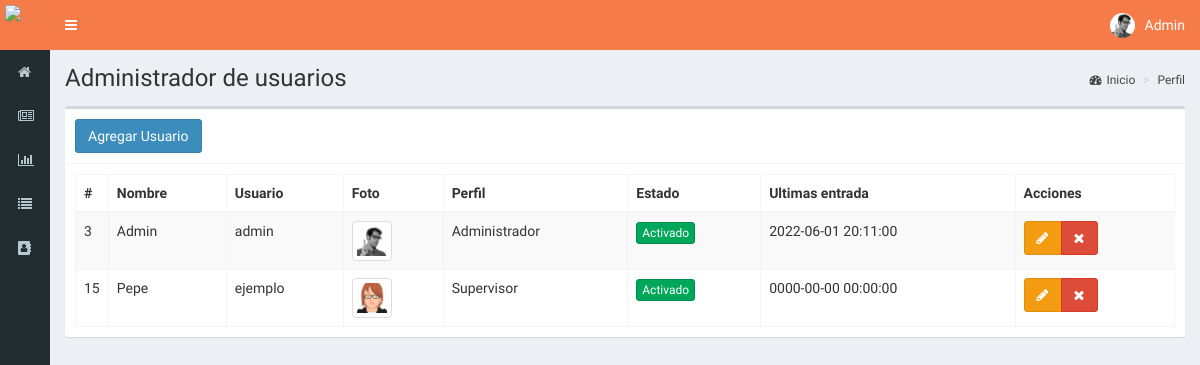
Screenshot of / (signed in) with the database file from the repository.
### tables this page shows
CREATE TABLE `usuario` (
  `id` int(11) NOT NULL,
  `nombre` text NOT NULL,
  `usuario` text NOT NULL,
  `password` text NOT NULL,
  `perfil` text NOT NULL,
  `foto` text NOT NULL,
  `estado` int(11) NOT NULL,
  `ultimo_login` datetime NOT NULL,
  `fecha` timestamp NOT NULL DEFAULT current_timestamp() ON UPDATE current_timestamp()
);

### controladores/plantilla.controlador.php (called while the page is built)
<?php
class ControladorPlantilla{
	static public function ctrPlantilla(){
		include "vistas/plantilla.php";
	}
}

### index.php (called while the page is built, shortened)
<?php
require_once"controladores/plantilla.controlador.php";
require_once"controladores/usuarios.controlador.php";
require_once"controladores/pqrs.controlador.php";
require_once"modelos/usuarios.modelo.php";
$plantilla = new ControladorPlantilla();
$plantilla ->ctrPlantilla();

### controladores/usuarios.controlador.php (called while the page is built, shortened)
<?php
class ControladorUsuarios{
    public static function ctrMostrarUsuarios($item,$valor){
      $tabla ="usuario";
      $respuesta = ModeloUsuarios::mdlMostrarUsuarios($tabla, $item, $valor);
      return $respuesta;
    }
}

### modelos/conexion.php (called while the page is built)
<?php
class Conexion{
    static public function conectar(){
        $link = new PDO("mysql:host=localhost;dbname=adsi","root","");
        $link -> exec("set names utf8");
        return $link;
    }
}

### modelos/usuarios.modelo.php (called while the page is built, shortened)
<?php
require_once "conexion.php";
class ModeloUsuarios{
     public static function mdlMostrarUsuarios($tabla,$item,$valor){
        if($item != null){
            $stmt = Conexion::conectar()->prepare("SELECT * FROM $tabla where $item = :$item");
            $stmt -> bindParam(":".$item,$valor, PDO::PARAM_STR);
            $stmt -> execute();
            return $stmt -> fetch();
        }else{
            $stmt = Conexion::conectar()->prepare("SELECT * FROM $tabla");
            $stmt -> execute();
            return $stmt -> fetchAll();
        }
    }
}

### vistas/modulos/inicio.php (the view, shortened to what this page needs)
<div class="content-wrapper">
    <section class="content-header">
      <h1>
        Administrador de usuarios
      </h1>
      <ol class="breadcrumb">
        <li><a href="#"><i class="fa fa-dashboard"></i>Inicio</a></li>
        <li><a href="#">Perfil</a></li>
      </ol>
    </section>
    <section class="content">
      <div class="box">
        <div class="box-header with-border">
          <button class="btn btn-primary" data-toggle="modal" data-target="#modalAgregarUsuario">
            Agregar Usuario
          </button>
        </div>
        <div class="box-body">
          <table class="table table-bordered table-striped dt-responsive tablas">
            <thead>
              <th style="width: 10px;">#</th>
              <th>Nombre</th>
              <th>Usuario</th>
              <th>Foto</th>
              <th>Perfil</th>
              <th>Estado</th>
              <th>Ultimas entrada</th>
              <th>Acciones</th>
            </thead>
            <tbody>
              <?php
                $item=null;
                $valor=null;
                $usuarios = ControladorUsuarios::ctrMostrarUsuarios($item,$valor);
                foreach ($usuarios as $key => $value) {
                  echo'<tr>
                          <td>'.$value["id"].'</td>
                          <td>'.$value["nombre"].'</td>
                          <td>'.$value["usuario"].'</td>';
                          if($value["foto"] != ""){
                            echo'<td><img src="'.$value["foto"].'" class="img-thumbnail" width="40px"></td>';
                          }else{
                            echo'<td><img src="vistas/img/usuarios/default/anonymous.png" class="img-thumbnail" width="40px"></td>';
                          }
                          echo'<td>'.$value["perfil"].'</td>';
                          if($value["estado"]!=0)
                          echo'<td><button class="btn btn-success btn-xs btnActivar" idUsuario="'.$value["id"].'" estadoUsuario="0">Activado</button></td>';
                          else{
                            echo'<td><button class="btn btn-danger btn-xs btnActivar" idUsuario="'.$value["id"].'" estadoUsuario="1">Desactivado</button></td>';
                          }
                          echo'<td>'.$value["ultimo_login"].'</td>
                          <td>
                            <div class="btn-group">
                              <button class="btn btn-warning btnEditarUsuario" idUsuario="'.$value["id"].'"  data-toggle="modal" data-target="#modalEditarUsuario"><i class="fa fa-pencil"></i></button>
                              <button class="btn btn-danger btnEliminarUsuario" nombreUsuario="'.$value["nombre"].'" fotoUsuario="'.$value["foto"].'" idUsuario="'.$value["id"].'"><i class="fa fa-times"></i></button>
                            </div>
                          </td>
                        </tr>';
                }
              ?>
            </tbody>
          </table>
        </div>
      </div>
    </section>
  </div>

### vistas/plantilla.php (shortened to what this page needs)
<!DOCTYPE html>
<html>
<head>
  <link rel="stylesheet" href="vistas/bower_components/bootstrap/dist/css/bootstrap.min.css">
  <link rel="stylesheet" href="vistas/bower_components/font-awesome/css/font-awesome.min.css">
  <link rel="stylesheet" href="vistas/bower_components/Ionicons/css/ionicons.min.css">
  <link rel="stylesheet" href="vistas/dist/css/AdminLTE.css">
  <link rel="stylesheet" href="vistas/dist/css/skins/_all-skins.min.css">
  <link rel="stylesheet" href="vistas/bower_components/datatables.net-bs/css/dataTables.bootstrap.min.css">
  <link rel="stylesheet" href="vistas/bower_components/datatables.net-bs/css/responsive.bootstrap.min.css">
  <link rel="stylesheet" href="vistas/dist/css/psonalizado.css">
</head>
<body class="hold-transition skin-blue sidebar-collapse sidebar-mini login-page">
  <?php
  if (isset($_SESSION["iniciarSesion"]) && $_SESSION["iniciarSesion"]== "ok") {
    echo '<div class="wrapper">';
    include "modulos/cabezote.php";
    include "modulos/menu.php";
    if(isset($_GET["ruta"])){
      if($_GET["ruta"]=="inicio"||
         $_GET["ruta"]=="editor"||
         $_GET["ruta"]=="pqrs"||
         $_GET["ruta"]=="gestor-pqrs"||
         $_GET["ruta"]=="tutorial-editor"||
         $_GET["ruta"]=="tutorial-pqrs"||
         $_GET["ruta"]=="tutorial-respuesta-pqrs"||
         $_GET["ruta"]=="salir"){
         include "modulos/".$_GET["ruta"].".php";
      }else{
        include "modulos/404.php";
      }
    }else{
      include "modelo/inicio.php";
    }
    echo '</div>';
  }
  ?>
</body>
</html>

### vistas/modulos/cabezote.php (shortened to what this page needs)
<header class="main-header">
	<a href="inicio" id="logo-cabezote" class="logo">
		<span class="logo-mini">
			<img src="vistas/img/plantilla/icono-blanco.png" class="img-responsive" style="padding: 5px 5px">
		</span>
	</a>
	<nav id="navegacion-barra" class="navbar navbar-static-top" role="navigation">
		<a id="boton-barra-navegacion-cabezote" href="#" class="sidebar-toggle" data-toggle="push-menu" role="button">
		</a>
		<div class="navbar-custom-menu">
			<ul class="nav navbar-nav">
				<li class="dropdown user user-menu">
					<a href="#" class="dropdown-toggle" data-toggle="dropdown">
						<?php
							if($_SESSION["foto"]!= ""){
								echo '<img src="'.$_SESSION["foto"].'" class="user-image">';
							}else{
								echo '<img src="vistas/img/usuarios/default/anonymous.png" class="user-image">';
							}
						?>
						<span class="hidden-xs"><?php echo $_SESSION["nombre"] ?></span>
					</a>
				</li>
			</ul>
		</div>
	</nav>
</header>

### vistas/modulos/menu.php (shortened to what this page needs)
<aside id="menu-anside-cabezote" class="main-sidebar">
    <section class="sidebar">
        <ul class="sidebar-menu">
            <li class="">
                <a href="inicio">
                    <i class="fa fa-home"></i>
                </a>
            </li>
            <li>
                <a href="editor">
                <i class="fa fa-newspaper-o"></i>
                </a>
            </li>
            <li>
                <a href="pqrs">
                    <i class="fa fa-bar-chart"></i>
                </a>
            </li>
            <li>
                <a href="gestor-pqrs">
                    <i class="fa fa-list"></i>
                </a>
            </li>
            <li class="treeview">
                <a href="#">
                    <i class="fa fa-address-book"></i>
                </a>
            </li>
        </ul>
    </section>
</aside>

### rows the page displays
usuario: id "3", nombre "Admin", usuario "admin", foto (picture), perfil "Administrador", ultimo_login "2022-06-01 20:11:00"
usuario: id "15", nombre "Pepe", usuario "ejemplo", foto (picture), perfil "Supervisor", ultimo_login "0000-00-00 00:00:00"

### other values shown
$_SESSION["nombre"] "Admin"
